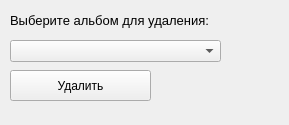
<?xml version="1.0" encoding="UTF-8"?>
<ui version="4.0">
 <class>Del_Album</class>
 <widget class="QWidget" name="Del_Album">
  <property name="geometry">
   <rect>
    <x>0</x>
    <y>0</y>
    <width>289</width>
    <height>125</height>
   </rect>
  </property>
  <property name="sizePolicy">
   <sizepolicy hsizetype="Fixed" vsizetype="Fixed">
    <horstretch>0</horstretch>
    <verstretch>0</verstretch>
   </sizepolicy>
  </property>
  <property name="windowTitle">
   <string>Удалить альбом</string>
  </property>
  <widget class="QPushButton" name="del_alb_btn">
   <property name="geometry">
    <rect>
     <x>10</x>
     <y>70</y>
     <width>141</width>
     <height>31</height>
    </rect>
   </property>
   <property name="text">
    <string>Удалить</string>
   </property>
  </widget>
  <widget class="QLabel" name="text">
   <property name="geometry">
    <rect>
     <x>10</x>
     <y>10</y>
     <width>261</width>
     <height>21</height>
    </rect>
   </property>
   <property name="font">
    <font>
     <pointsize>10</pointsize>
    </font>
   </property>
   <property name="text">
    <string>Выберите альбом для удаления:</string>
   </property>
  </widget>
  <widget class="QComboBox" name="comboBox">
   <property name="geometry">
    <rect>
     <x>10</x>
     <y>40</y>
     <width>211</width>
     <height>22</height>
    </rect>
   </property>
  </widget>
 </widget>
 <resources/>
 <connections/>
</ui>
